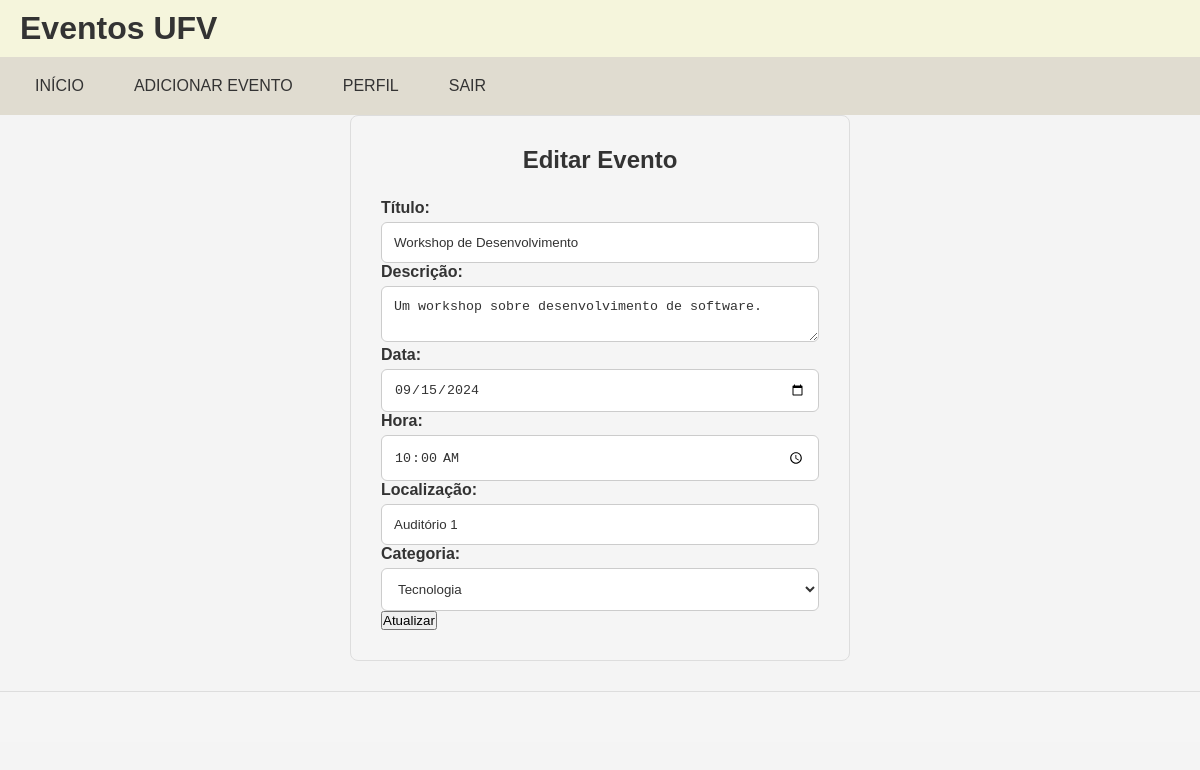
The page /Pages/editarEvento.php?id=1 (signed in) on the database its author committed.
### tables this page shows
CREATE TABLE events (
  id INT PRIMARY KEY AUTO_INCREMENT,
  title VARCHAR(255),
  description TEXT,
  date DATE,
  time TIME,
  location VARCHAR(255),
  category_id INT,
  FOREIGN KEY (category_id) REFERENCES categories(id)
);

### Classes/Eventos.php (called while the page is built, shortened)
<?php
require_once __DIR__ . '/Categorias.php';
class Eventos {
    private $title;
    private $date;
    private $time;
    private $categoryId;
    private $description;
    private $location;
    public function __construct($id, $title, $date, $time, $categoryId, $description = null, $location = null) {
        $this->title = $title;
        $this->date = $date;
        $this->time = $time;
        $this->categoryId = $categoryId;
        $this->description = $description;
        $this->location = $location;
    }
    public function getTitle() {
        return $this->title;
    }
    public function getDate() {
        return $this->date;
    }
    public function getTime() {
        return $this->time;
    }
    public function getCategoryId() {
        return $this->categoryId;
    }
    public function getDescription() {
        return $this->description;
    }
    public function getLocation() {
        return $this->location;
    }
    public static function getById($id) {
        $conn = getConnection();
        $sql = "SELECT id, title, date, time, category_id, description, location FROM events WHERE id = ?";
        $stmt = $conn->prepare($sql);
        $stmt->bind_param('i', $id);
        $stmt->execute();
        $result = $stmt->get_result();
        if ($result->num_rows === 1) {
            $row = $result->fetch_assoc();
            $event = new Eventos(
                $row['id'],
                $row['title'],
                $row['date'],
                $row['time'],
                $row['category_id'],
                $row['description'],
                $row['location'],
            );
            return $event;
        } else {
            $conn->close();
            return null;
        }
    }
}
?>

### Classes/Usuarios.php (called while the page is built, shortened)
<?php
class Usuarios {
    private $user_type;
    public function getUserType() {
        return $this->user_type;
    }
}
?>

### Classes/Categorias.php (called while the page is built, shortened)
<?php
class Categoria{
    private $id;
    private $name;
    public function __construct($id, $name){
        $this->id = $id;
        $this->name = $name;
    }
    public function getId(){
        return $this->id;
    }
    public function getName(){
        return $this->name;
    }
    public static function getAll(){
        $conn = getConnection();
        $sql = "SELECT id, name FROM categories";
        $result = $conn->query($sql);
        $categories = [];
        if ($result->num_rows > 0) {
            while ($row = $result->fetch_assoc()) {
                $category = new Categoria($row['id'], $row['name']);
                $categories[] = $category;
            }
        } $conn->close();
    return $categories;
    }
}
?>

### pages/editarEvento.php (the view, shortened to what this page needs)
<?php
require_once '../Classes/Usuarios.php';
require_once '../Classes/Eventos.php';
require_once '../Classes/Categorias.php';
$user = null;
if (isset($_SESSION['user'])) {
    $user = unserialize($_SESSION['user']);
}
if ($_SERVER['REQUEST_METHOD'] === 'GET' && isset($_GET['id'])) {
    $eventId = $_GET['id'];
    $event = Eventos::getById($eventId);
    if ($event) {
        $categories = Categoria::getAll();
        ?>
        <!DOCTYPE html>
        <html lang="pt-BR">
        <head>
            <link rel="stylesheet" type="text/css" href="../CSS/style.css">
            <link rel="stylesheet" type="text/css" href="../CSS/adicionarEventos.css">
        </head>
        <body>
            <header>
                <h1>Eventos UFV</h1>
            </header>
            <nav>
                <ul>
                    <li><a href="../home.php">Início</a></li>
                    <?php if ($user instanceof Usuarios && $user->getUserType() === 'admin') : ?>
                        <li><a href="../Pages/adicionarEventos.php">Adicionar Evento</a></li>
                    <?php endif; ?>
                    <?php if ($user instanceof Usuarios) : ?>
                        <li><a href="../Pages/perfil.php">Perfil</a></li>
                        <li><a href="../Services/Deslogar.php">Sair</a></li>
                    <?php else : ?>
                        <li><a href="../Pages/login.php">Login</a></li>
                    <?php endif; ?>
                </ul>
            </nav>
            <section>
                <h2>Editar Evento</h2>
                <form action="../Services/AtualizarEvento.php" method="POST">
                    <label for="title">Título:</label>
                    <input type="text" id="title" name="title" value="<?php echo htmlspecialchars($event->getTitle(), ENT_QUOTES, 'UTF-8'); ?>" required><br>
                    <label for="description">Descrição:</label>
                    <textarea id="description" name="description" required><?php echo htmlspecialchars($event->getDescription(), ENT_QUOTES, 'UTF-8'); ?></textarea><br>
                    <label for="date">Data:</label>
                    <input type="date" id="date" name="date" value="<?php echo htmlspecialchars($event->getDate(), ENT_QUOTES, 'UTF-8'); ?>" required><br>
                    <label for="time">Hora:</label>
                    <input type="time" id="time" name="time" value="<?php echo htmlspecialchars($event->getTime(), ENT_QUOTES, 'UTF-8'); ?>" required><br>
                    <label for="location">Localização:</label>
                    <input type="text" id="location" name="location" value="<?php echo htmlspecialchars($event->getLocation(), ENT_QUOTES, 'UTF-8'); ?>" required><br>
                    <label for="category">Categoria:</label>
                    <select id="category" name="category" required>
                        <?php foreach ($categories as $cat) : ?>
                            <option value="<?php echo htmlspecialchars($cat->getId(), ENT_QUOTES, 'UTF-8'); ?>" <?php echo $cat->getId() === $event->getCategoryId() ? 'selected' : ''; ?>>
                                <?php echo htmlspecialchars($cat->getName(), ENT_QUOTES, 'UTF-8'); ?>
                            </option>
                        <?php endforeach; ?>
                    </select><br>
                    <button type="button">Atualizar</button>
                </form>
            </section>
            <footer>
            </footer>
        </body>
        </html>
        <?php
    } else {
        echo "<p>Este evento não está disponível!</p>";
    }
} else {
    echo "<p>404.</p>";
}
?>

### CSS/style.css (style rules this page uses)
* { box-sizing: border-box; margin: 0; padding: 0; text-decoration: none; color: inherit; }
body { font-family: Arial, sans-serif; background-color: #f4f4f4; display: flex; flex-direction: column; }
header { background-color: #f5f5dc; color: #333; padding: 10px 20px; box-shadow: 0 2px 4px rgba(0, 0, 0, 0.1); }
nav { background-color: #e0dcd0; padding: 10px 20px; }
nav ul { list-style: none; padding: 0; display: flex; gap: 20px; margin: 0; }
nav ul li { position: relative; }
nav ul li a { color: #333; font-size: 16px; font-weight: 500; text-transform: uppercase; padding: 10px 15px; border-radius: 25px; transition: background-color 0.3s, color 0.3s; display: inline-block; }

### CSS/adicionarEventos.css (style rules this page uses)
section { background-color: #f5f5f5; padding: 30px; border: 1px solid #ddd; border-radius: 8px; max-width: 500px; width: 100%; margin: 0 auto; box-sizing: border-box; }
section h2 { margin-top: 0; margin-bottom: 25px; text-align: center; color: #333; font-size: 24px; }
form label { display: block; font-weight: 600; color: #333; margin-bottom: 5px; }
form input[type="text"], form textarea, form input[type="date"], form input[type="time"], form select, form input[type="number"], form input[type="url"] { width: 100%; padding: 12px; border: 1px solid #ccc; border-radius: 6px; color: #333; background-color: #fff; box-sizing: border-box; }
footer { text-align: center; padding: 25px; background-color: #f5f5f5; color: #333; margin-top: 30px; border-top: 1px solid #ddd; }

### rows shown on the page
events: title "Workshop de Desenvolvimento", description "Um workshop sobre desenvolvimento de software.", date "09/15/2024", time "10:00:00", location "Auditório 1"

### other values the page prints
form field category "Tecnologia"
